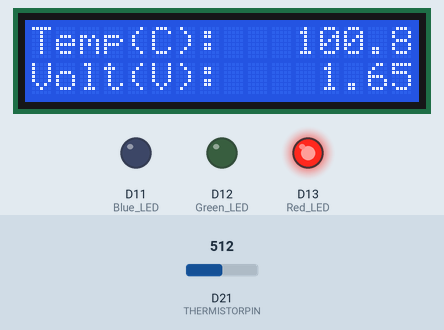
The sketch below on a simulated Arduino Zero (SAMD21). On the bench: 16×2 character LCD, output pins drawn as LEDs (lit = HIGH). The test bench sets the inputs (shaded band); at power-on: D21 (THERMISTORPIN) = 512 (analog values on the 0–1023 scale). What the sketch prints to the serial monitor is not drawn.

Above: at 1.2 s.
1.3 s: D21 (THERMISTORPIN) set to 716
At 2.8 s:
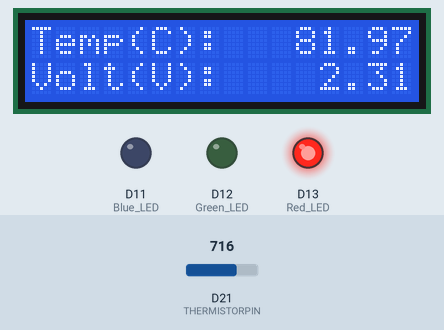
4.3 s: D21 (THERMISTORPIN) set to 900
At 6.6 s:
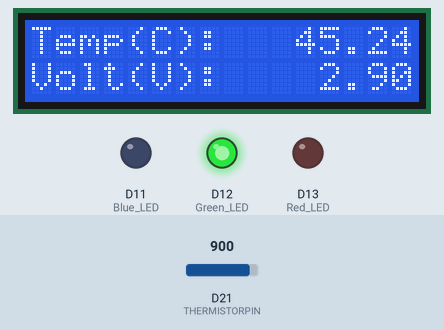
7.3 s: D21 (THERMISTORPIN) set to 1023
At 10.4 s:
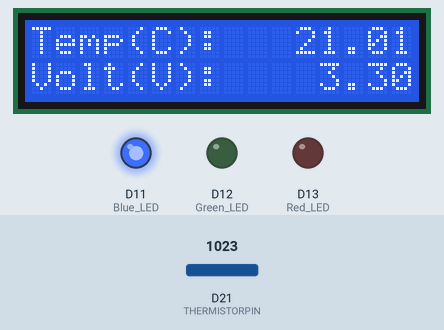
Timing chart, 0 to 11.9 s (numbered marks = the images above; inputs shaded):
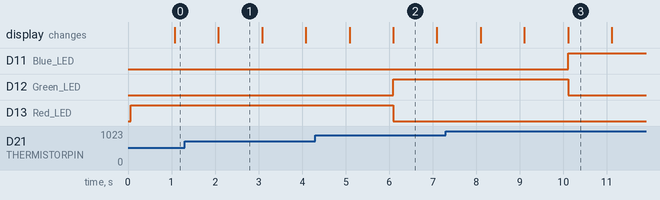

Measured:
- what the display in image 1 shows lasts 1.0 s, from 2.1 s to 3.1 s

The sketch:

Detector_Building_Code_v5.ino
```cpp
#include <LiquidCrystal.h>
#include <math.h>
#define THERMISTORPIN A7 // which analog pin to connect
#define SERIESRESISTOR 9930 // the value of the 'other' resistor

LiquidCrystal lcd(2, 3, 4, 5, 6, 7);  //Sets up LCD Screen

float logR2;
const int RunningAverageCount = 16;
float RunningAverageBuffer[RunningAverageCount];
int NextRunningAverage;

void setup(void) {
  Serial.begin(9600);
  analogReference(AR_DEFAULT);
  analogReadResolution(12);
  lcd.begin(16, 2);   //Initializes dimensions(W x H) of LCD screen
  pinMode(11, OUTPUT);  //Blue LED
  pinMode(12, OUTPUT);  //Green LED
  pinMode(13, OUTPUT);  //Red LED
}

void loop(void) {

  float RawTemperature = analogRead(THERMISTORPIN);

  RunningAverageBuffer[NextRunningAverage++] = RawTemperature;

  if (NextRunningAverage >= RunningAverageCount)
  {
    NextRunningAverage = 0;
  }

  float RunningAverageTemperature = 0;

  for(int i=0; i< RunningAverageCount; ++i)
  {
    RunningAverageTemperature += RunningAverageBuffer[i];
  }

  RunningAverageTemperature /= RunningAverageCount;
  float average = RunningAverageTemperature;

  //Serial.print("Average analog reading ");
  //Serial.println(average);

  // convert the value to resistance
  average = 4095.0 / average - 1;
  average = SERIESRESISTOR / average;
  Serial.print("Thermistor resistance ");
  Serial.println(average);

  double steinhart;
  //From Online Chart:
  float A = .001126007582;
  float B = .000234609648;
  float C = .00000008600840316;
  //Experimental Calibration Test Data:
  /*
  float A = .001138291321;
  float B = .0002302608497;
  float C = .0000001206148881;
  */

  logR2 = log(average);
  steinhart = (1.0 / (A + B * logR2 + C * logR2 * logR2 * logR2));  // Steinhart and Hart Equation. T  = 1 / {A + B[ln(R)] + C[ln(R)]^3}
  steinhart = steinhart -  273.15;                         // convert to C
  int reading = analogRead(THERMISTORPIN);  //Gets voltage reading from thermistor
  //Converts reading to voltage
  float voltage = reading * 3.3;
  voltage /= 4095.0;

  //Serial.print("Temperature ");
  //Serial.print(steinhart);
  //Serial.println(" *C");

  //Output voltage and temp to LCD screen
  lcd.setCursor(0,0);

  lcd.print("Temp(C):   "); lcd.print(steinhart)
  ;lcd.setCursor(0,1);
  lcd.print("Volt(V):    "); lcd.print(voltage)

  //Set of "if tests" to determine temp range and turn on corresponding LED's
  ;if (steinhart < 25) {
   ;digitalWrite(11, HIGH);
   ;digitalWrite(12, LOW);
   ;digitalWrite(13, LOW);
  }
  else if (steinhart >=25 and steinhart < 50) {
    ;digitalWrite(11, LOW);
    ;digitalWrite(12, HIGH);
    ;digitalWrite(13, LOW);
  }
  else if (steinhart >= 50) {
    ;digitalWrite(11, LOW);
    ;digitalWrite(12, LOW);
    ;digitalWrite(13, HIGH);
  }

  delay(1000);
}
```
